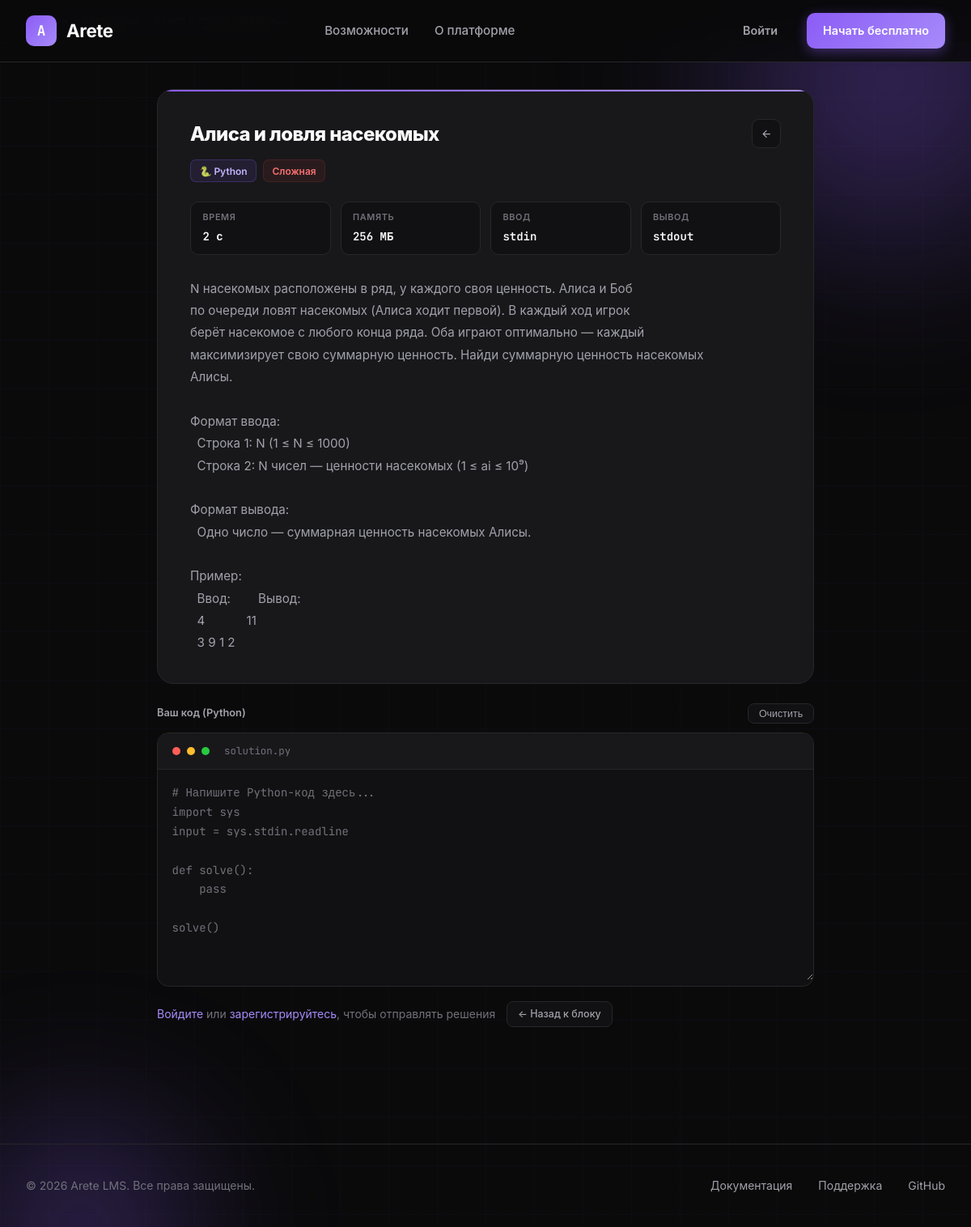
/task/3, run on the app's committed database.
### models.py (models this page shows, shortened)
class Task(db.Model):
    __tablename__ = 'tasks'
    id              = db.Column(db.Integer, primary_key=True)
    block           = db.Column(db.String(50),  nullable=False)
    title           = db.Column(db.String(200), nullable=False)
    description     = db.Column(db.Text,        nullable=False)
    task_type       = db.Column(db.String(50),  nullable=False)  # python / sql / html / answer
    expected_output = db.Column(db.Text,        nullable=True)   # for fallback / answer tasks
    test_cases_json = db.Column(db.Text,        nullable=True)   # JSON [{input, output}]
    difficulty      = db.Column(db.String(20),  default='medium')
    order_num       = db.Column(db.Integer,     default=0)
    max_score       = db.Column(db.Integer,     default=100)
    attempts_limit  = db.Column(db.Integer,     nullable=True)   # None = unlimited
    time_limit      = db.Column(db.String(40),  nullable=True)
    memory_limit    = db.Column(db.String(40),  nullable=True)
    input_format    = db.Column(db.String(80),  nullable=True)
    output_format   = db.Column(db.String(80),  nullable=True)
    submissions     = db.relationship('Submission', backref='task', lazy=True)

### app.py (the view, shortened to what this page needs)
@app.route('/task/<int:task_id>')
def task(task_id):
    t = Task.query.get_or_404(task_id)
    block_info = BLOCKS.get(t.block, {})
    last_submission = None
    submissions_count = 0
    return render_template('task.html',
                           task=t,
                           block_info=block_info,
                           last_submission=last_submission,
                           submissions_count=submissions_count)

### templates/task.html (shortened to what this page needs)
{% extends "base.html" %}
{% block extra_css %}
<link rel="stylesheet" href="{{ url_for('static', filename='css/task.css') }}">
{% endblock %}
{% block content %}
<div class="task-page">
    <nav class="breadcrumb" aria-label="Навигация">
        <a href="{{ url_for('index') }}">Главная</a>
        <span class="breadcrumb-sep">/</span>
        <a href="{{ url_for('lms', block_key=task.block) }}">{{ block_info.name }}</a>
        <span class="breadcrumb-sep">/</span>
        <span>{{ task.title }}</span>
    </nav>
    <div class="task-card">
        <div class="task-header">
            <div class="task-title-area">
                <h1>{{ task.title }}</h1>
                <div class="task-badges">
                    <span class="badge badge-type-{{ task.task_type }}">
                        {% if task.task_type == 'python' %}🐍 Python
                        {% elif task.task_type == 'sql' %}🗄️ SQL
                        {% elif task.task_type == 'html' %}🌐 HTML/JS
                        {% elif task.task_type == 'answer' %}💡 Ответ
                        {% else %}{{ task.task_type }}{% endif %}
                    </span>
                    <span class="badge badge-{{ task.difficulty }}">
                        {% if task.difficulty == 'easy' %}Лёгкая
                        {% elif task.difficulty == 'medium' %}Средняя
                        {% elif task.difficulty == 'hard' %}Сложная
                        {% else %}{{ task.difficulty }}{% endif %}
                    </span>
                </div>
            </div>
            <a href="{{ url_for('lms', block_key=task.block) }}" class="task-nav-btn" title="Назад к блоку">
                <svg width="15" height="15" viewBox="0 0 24 24" fill="none" stroke="currentColor" stroke-width="2"><path d="M19 12H5M12 19l-7-7 7-7"/></svg>
            </a>
        </div>
        {% if task.time_limit or task.memory_limit or task.input_format or task.output_format %}
        <div class="constraints-table">
            {% if task.time_limit %}
            <div class="constraint-cell">
                <div class="constraint-label">Время</div>
                <div class="constraint-value">{{ task.time_limit }}</div>
            </div>
            {% endif %}
            {% if task.memory_limit %}
            <div class="constraint-cell">
                <div class="constraint-label">Память</div>
                <div class="constraint-value">{{ task.memory_limit }}</div>
            </div>
            {% endif %}
            {% if task.input_format %}
            <div class="constraint-cell">
                <div class="constraint-label">Ввод</div>
                <div class="constraint-value">{{ task.input_format }}</div>
            </div>
            {% endif %}
            {% if task.output_format %}
            <div class="constraint-cell">
                <div class="constraint-label">Вывод</div>
                <div class="constraint-value">{{ task.output_format }}</div>
            </div>
            {% endif %}
        </div>
        {% endif %}
        <div class="task-description">{{ task.description }}</div>
    </div>
    <div class="editor-section">
        <div class="editor-toolbar">
            <span class="editor-toolbar-label">
                {% if task.task_type == 'python' %}Ваш код (Python)
                {% elif task.task_type == 'sql' %}Ваш SQL-запрос
                {% elif task.task_type == 'html' %}Ваш HTML/CSS/JS код
                {% elif task.task_type == 'answer' %}Ваш ответ
                {% else %}Решение{% endif %}
            </span>
            <div class="editor-actions">
                <button type="button" class="editor-btn" onclick="clearEditor()">Очистить</button>
            </div>
        </div>
        <div class="code-editor-wrap">
            <div class="code-editor-header">
                <span class="code-dot red"></span>
                <span class="code-dot yellow"></span>
                <span class="code-dot green"></span>
                <span class="editor-filename">
                    {% if task.task_type == 'python' %}solution.py
                    {% elif task.task_type == 'sql' %}query.sql
                    {% elif task.task_type == 'html' %}index.html
                    {% elif task.task_type == 'answer' %}answer.txt
                    {% else %}solution{% endif %}
                </span>
            </div>
            <textarea id="codeInput"
                placeholder="{% if task.task_type == 'python' %}# Напишите Python-код здесь...
import sys
input = sys.stdin.readline
def solve():
    pass
solve(){% elif task.task_type == 'sql' %}-- SQL-запрос здесь...
SELECT ...{% elif task.task_type == 'answer' %}Введите ответ (число, слово или выражение)...{% endif %}"
            >{% if last_submission and last_submission.code %}{{ last_submission.code }}{% endif %}</textarea>
        </div>
        <div class="submit-wrap">
            {% if current_user.is_authenticated %}
            {% set attempts_left = (task.attempts_limit - submissions_count) if task.attempts_limit else 999 %}
            <button type="button" class="submit-btn" id="submitBtn"
                {% if task.attempts_limit and submissions_count >= task.attempts_limit %}disabled{% endif %}
                onclick="submitSolution()">
                <span id="btnText">Отправить решение</span>
                <svg id="btnIcon" width="17" height="17" viewBox="0 0 24 24" fill="none" stroke="currentColor" stroke-width="2"><path d="M5 12h14M12 5l7 7-7 7"/></svg>
            </button>
            {% else %}
            <p class="login-note">
                <a href="{{ url_for('login') }}">Войдите</a> или <a href="{{ url_for('register') }}">зарегистрируйтесь</a>, чтобы отправлять решения
            </p>
            {% endif %}
            <a href="{{ url_for('lms', block_key=task.block) }}" class="editor-btn">← Назад к блоку</a>
        </div>
    </div>
</div>
{% endblock %}

### static/css/base.css (style rules this page uses)
* { margin: 0; padding: 0; box-sizing: border-box; }
:root { --bg-primary: #0a0a0b; --bg-secondary: #111113; --bg-card: #18181b; --bg-card-hover: #1f1f23; --text-primary: #fafafa; --text-secondary: #a1a1aa; --text-muted: #71717a; --accent-primary: #8b5cf6; --accent-secondary: #a78bfa; --accent-glow: rgba(139, 92, 246, 0.4); --border-color: #27272a; --success: #22c55e; --error: #ef4444; --warning: #f59e0b; }
html { scroll-behavior: smooth; }
body { font-family: 'Inter', -apple-system, BlinkMacSystemFont, sans-serif; background: var(--bg-primary); color: var(--text-primary); line-height: 1.6; overflow-x: hidden; min-height: 100vh; }
nav { position: fixed; top: 0; left: 0; right: 0; z-index: 100; padding: 1rem 2rem; background: rgba(10, 10, 11, 0.85); backdrop-filter: blur(20px); border-bottom: 1px solid var(--border-color); }

### data on the page
Task: title "Алиса и ловля насекомых", time_limit "2 с", memory_limit "256 МБ", input_format "stdin", output_format "stdout", description "N насекомых расположены в ряд, у каждого своя ценность. Алиса и Боб по очереди ловят насекомых (Алиса ходит первой). В каждый ход игрок берёт насекомое с любого конца ряда. Оба играют оптимально — каждый максимизирует свою суммарную ценность. Найди суммарную ценность насекомых Алисы. Формат ввода: Строка 1: N (1 ≤ N ≤ 1000) Строка 2: N чисел — ценности насекомых (1 ≤ ai ≤ 10⁹) Формат вывода: Одно число — суммарная ценность насекомых Алисы. Пример: Ввод: Вывод: 4 11 3 9 1 2"

### other printed values
{{ block_info.name }} "Алгоритмы"
